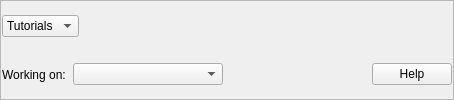
      <widget class="QFrame" name="frame">
       <property name="frameShape">
        <enum>QFrame::StyledPanel</enum>
       </property>
       <property name="frameShadow">
        <enum>QFrame::Raised</enum>
       </property>
       <layout class="QVBoxLayout" name="verticalLayout_9">
        <property name="spacing">
         <number>1</number>
        </property>
        <property name="leftMargin">
         <number>1</number>
        </property>
        <property name="topMargin">
         <number>1</number>
        </property>
        <property name="rightMargin">
         <number>1</number>
        </property>
        <property name="bottomMargin">
         <number>1</number>
        </property>
        <item>
         <widget class="QFrame" name="frame_4">
          <property name="frameShape">
           <enum>QFrame::NoFrame</enum>
          </property>
          <property name="frameShadow">
           <enum>QFrame::Raised</enum>
          </property>
          <layout class="QHBoxLayout" name="horizontalLayout_16">
           <property name="spacing">
            <number>3</number>
           </property>
           <property name="leftMargin">
            <number>0</number>
           </property>
           <property name="topMargin">
            <number>0</number>
           </property>
           <property name="rightMargin">
            <number>0</number>
           </property>
           <property name="bottomMargin">
            <number>0</number>
           </property>
           <item>
            <widget class="QComboBox" name="_tutorials_combo_box">
             <property name="toolTip">
              <string>Start an interactive tutorial</string>
             </property>
             <item>
              <property name="text">
               <string>Tutorials</string>
              </property>
             </item>
            </widget>
           </item>
           <item>
            <spacer name="horizontalSpacer_15">
             <property name="orientation">
              <enum>Qt::Horizontal</enum>
             </property>
             <property name="sizeHint" stdset="0">
              <size>
               <width>208</width>
               <height>20</height>
              </size>
             </property>
            </spacer>
           </item>
          </layout>
         </widget>
        </item>
        <item>
         <widget class="QFrame" name="frame_13">
          <property name="frameShape">
           <enum>QFrame::NoFrame</enum>
          </property>
          <property name="frameShadow">
           <enum>QFrame::Raised</enum>
          </property>
          <layout class="QHBoxLayout" name="horizontalLayout_29">
           <property name="spacing">
            <number>3</number>
           </property>
           <property name="leftMargin">
            <number>0</number>
           </property>
           <property name="topMargin">
            <number>0</number>
           </property>
           <property name="rightMargin">
            <number>0</number>
           </property>
           <property name="bottomMargin">
            <number>0</number>
           </property>
           <item>
            <widget class="QLabel" name="label_32">
             <property name="text">
              <string>Working on: </string>
             </property>
             <property name="textFormat">
              <enum>Qt::AutoText</enum>
             </property>
             <property name="scaledContents">
              <bool>false</bool>
             </property>
            </widget>
           </item>
           <item>
            <widget class="QComboBox" name="_master_model_combo_box">
             <property name="minimumSize">
              <size>
               <width>150</width>
               <height>0</height>
              </size>
             </property>
            </widget>
           </item>
           <item>
            <spacer name="horizontalSpacer_4">
             <property name="orientation">
              <enum>Qt::Horizontal</enum>
             </property>
             <property name="sizeHint" stdset="0">
              <size>
               <width>146</width>
               <height>20</height>
              </size>
             </property>
            </spacer>
           </item>
           <item>
            <widget class="QPushButton" name="_main_help_button">
             <property name="text">
              <string>Help</string>
             </property>
            </widget>
           </item>
          </layout>
         </widget>
        </item>
       </layout>
      </widget>
